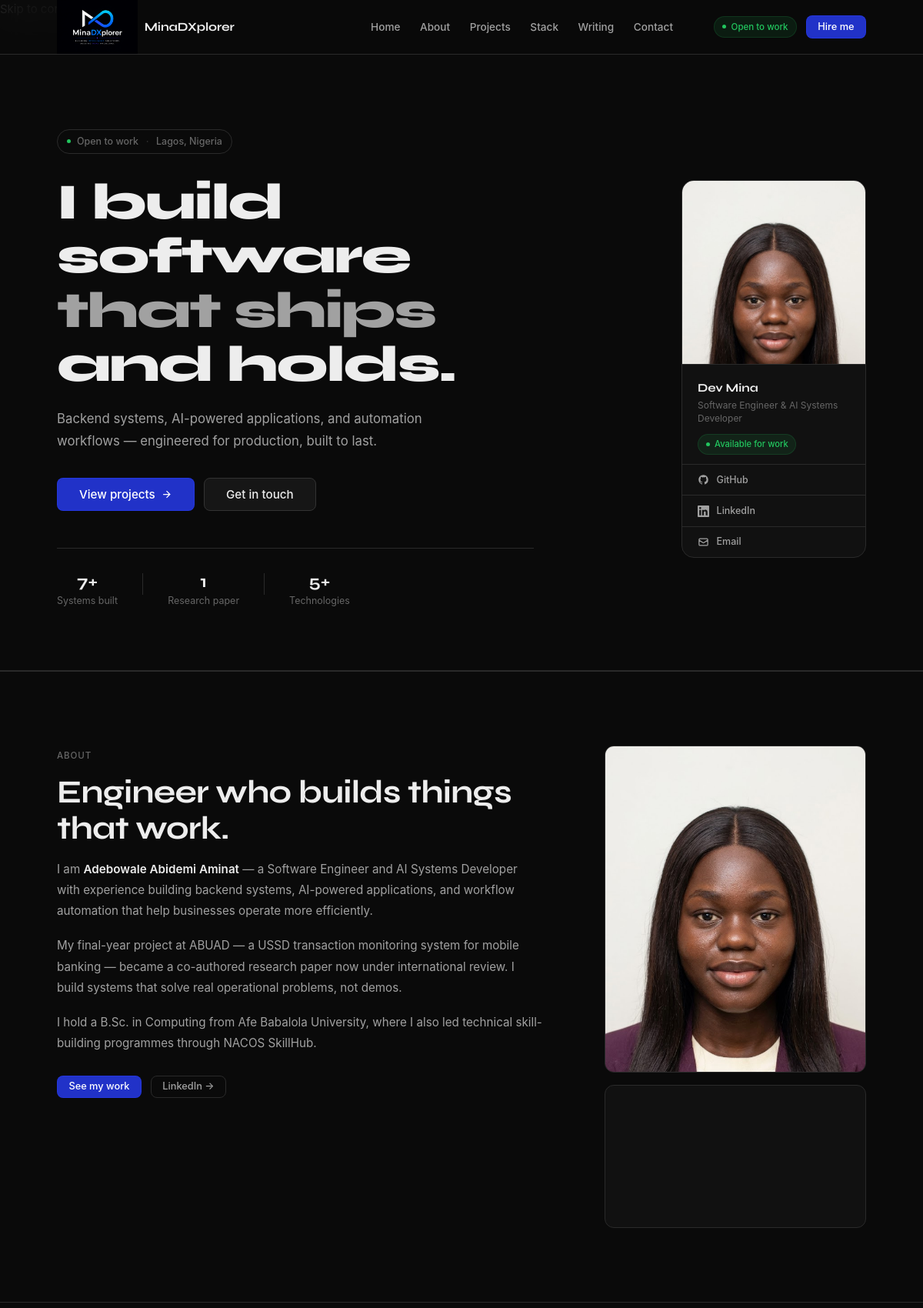
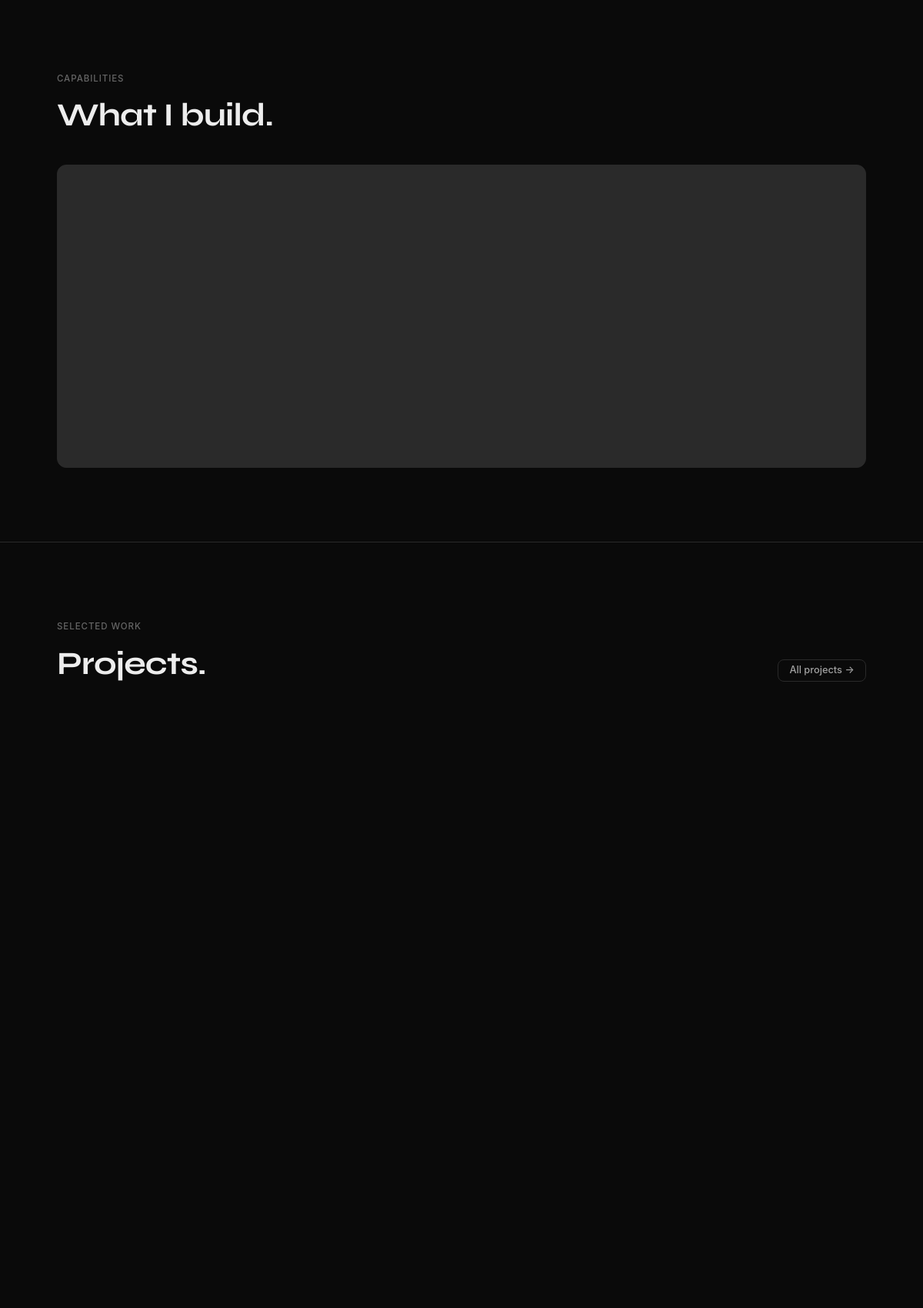
The page / (upper part) on the database its author committed (2 pictures, top to bottom).
### core/models.py (models this page shows, shortened)
class TimeStampedModel(models.Model):
    created_at = models.DateTimeField(auto_now_add=True)
    updated_at = models.DateTimeField(auto_now=True)
    class Meta:
        abstract = True

class SiteConfig(TimeStampedModel):
    brand_name = models.CharField(max_length=60, default='MinaDXplorer',
        help_text='Wordmark shown in nav and footer alongside the logo')
    logo_image = models.ImageField(upload_to='brand/', blank=True, null=True,
        help_text='Your logo image. If blank the default SVG mark is used.')
    site_name = models.CharField(max_length=100, default='Dev Mina')
    tagline = models.CharField(max_length=200, default='Software Engineer & AI Systems Developer')
    hero_headline = models.CharField(max_length=300, default='I build software that makes businesses smarter.')
    hero_subheadline = models.TextField(blank=True)
    about_text = models.TextField(blank=True)
    profile_image = models.ImageField(upload_to='profile/', blank=True, null=True,
        help_text='Profile photo shown in the About section.')
    resume_url = models.URLField(blank=True)
    is_available = models.BooleanField(default=True, help_text='Show "Open to work" badge')
    github_url = models.URLField(blank=True)
    linkedin_url = models.URLField(blank=True)
    twitter_url = models.URLField(blank=True)
    email = models.EmailField(blank=True)
    class Meta:
        verbose_name = 'Site Configuration'
        verbose_name_plural = 'Site Configuration'
    @classmethod
    def get_config(cls):
        obj, _ = cls.objects.get_or_create(pk=1)
        return obj

### core/views.py (the view)
# urls.py: path('', views.HomeView.as_view(), name='home'),
class HomeView(TemplateView):
    template_name = 'core/home.html'
    def get_context_data(self, **kwargs):
        context = super().get_context_data(**kwargs)
        context.update(HomePageService.get_context())
        return context

### core/context_processors.py (called while the page is built)
def site_context(request):
    config = SiteConfig.get_config()
    return {
        'site_config': config,
        'site_name': settings.SITE_NAME,
        'site_url': settings.SITE_URL,
        'debug': settings.DEBUG,
    }

### core/models.py (called while the page is built)
    def date_range(self):
        end = 'Present' if self.is_current else (self.end_date.strftime('%b %Y') if self.end_date else '')
        return f"{self.start_date.strftime('%b %Y')} \u2014 {end}"

### projects/models.py (called while the page is built)
    def get_absolute_url(self):
        from django.urls import reverse
        return reverse('projects:detail', kwargs={'slug': self.slug})

### projects/services.py (called while the page is built)
    @staticmethod
    def get_published():
        return (Project.objects
                .filter(is_published=True)
                .prefetch_related('categories', 'technologies', 'highlights'))

    @staticmethod
    def get_featured():
        return ProjectQueryService.get_published().filter(is_featured=True).order_by('order')

### templates/core/home.html (shortened to what this page needs)
{% extends 'base.html' %}
{% load static %}
{% block content %}
<section class="hero" id="hero">
  <div class="wrap">
    <div class="hero-inner">
      <div class="hero-copy">
        <div class="hero-tag" data-hero>
          {% if config.is_available %}
          <span class="hero-tag-dot"></span>
          Open to work
          <span class="hero-tag-sep">·</span>
          {% endif %}
          Lagos, Nigeria
        </div>
        <h1 class="hero-h1" data-hero>
          I build software<br>
          <em>that ships</em><br>
          and holds.
        </h1>
        <p class="hero-sub" data-hero>
          Backend systems, AI-powered applications, and automation
          workflows — engineered for production, built to last.
        </p>
        <div class="hero-actions" data-hero>
          <a href="/#projects" class="btn btn-primary btn-lg">
            View projects
            <svg width="15" height="15" fill="none" stroke="currentColor" stroke-width="2" viewBox="0 0 24 24"><path d="M5 12h14M12 5l7 7-7 7"/></svg>
          </a>
          <a href="/#contact" class="btn btn-secondary btn-lg">Get in touch</a>
        </div>
        <div class="hero-stats" data-hero>
          <div class="hero-stat">
            <div class="hero-stat-val">7+</div>
            <div class="hero-stat-lbl">Systems built</div>
          </div>
          <div class="hero-stat">
            <div class="hero-stat-val">1</div>
            <div class="hero-stat-lbl">Research paper</div>
          </div>
          <div class="hero-stat">
            <div class="hero-stat-val">5+</div>
            <div class="hero-stat-lbl">Technologies</div>
          </div>
        </div>
      </div>
      <div class="hero-card" data-hero>
        <div class="hero-card-photo">
          {% if config.profile_image %}
            <img src="{{ config.profile_image.url }}" alt="{{ config.site_name }}" class="hero-card-img" />
          {% else %}
            <div class="hero-card-img-placeholder">M</div>
          {% endif %}
        </div>
        <div class="hero-card-body">
          <div class="hero-card-name">{{ config.site_name }}</div>
          <div class="hero-card-role">{{ config.tagline }}</div>
          {% if config.is_available %}
          <div class="hero-card-badge">
            <span class="hero-tag-dot"></span>
            Available for work
          </div>
          {% endif %}
        </div>
        <div class="hero-card-links">
          {% if config.github_url %}
          <a href="{{ config.github_url }}" target="_blank" rel="noopener" class="hero-card-link" aria-label="GitHub">
            GitHub
          </a>
          {% endif %}
          {% if config.linkedin_url %}
          <a href="{{ config.linkedin_url }}" target="_blank" rel="noopener" class="hero-card-link" aria-label="LinkedIn">
            LinkedIn
          </a>
          {% endif %}
          {% if config.email %}
          <a href="mailto:{{ config.email }}" class="hero-card-link" aria-label="Email">
            <svg width="15" height="15" fill="none" stroke="currentColor" stroke-width="2" viewBox="0 0 24 24"><path stroke-linecap="round" stroke-linejoin="round" d="M3 8l7.89 5.26a2 2 0 002.22 0L21 8M5 19h14a2 2 0 002-2V7a2 2 0 00-2-2H5a2 2 0 00-2 2v10a2 2 0 002 2z"/></svg>
            Email
          </a>
          {% endif %}
        </div>
      </div>
    </div>
  </div>
</section>
<div class="divider"></div>
<section class="section" id="about">
  <div class="wrap">
    <div class="about-layout">
      <div>
        <div class="eyebrow">About</div>
        <h2 class="headline">Engineer who builds things that work.</h2>
        <div class="about-body">
          <p>I am <strong>Adebowale Abidemi Aminat</strong> — a Software Engineer and AI Systems Developer with experience building backend systems, AI-powered applications, and workflow automation that help businesses operate more efficiently.</p>
          <p>My final-year project at ABUAD — a USSD transaction monitoring system for mobile banking — became a co-authored research paper now under international review. I build systems that solve real operational problems, not demos.</p>
          <p>I hold a B.Sc. in Computing from Afe Babalola University, where I also led technical skill-building programmes through NACOS SkillHub.</p>
        </div>
        <div class="about-ctas">
          <a href="{% url 'projects:list' %}" class="btn btn-primary btn-sm">See my work</a>
          {% if config.linkedin_url %}<a href="{{ config.linkedin_url }}" target="_blank" rel="noopener" class="btn btn-ghost btn-sm">LinkedIn &rarr;</a>{% endif %}
        </div>
      </div>
      <div class="about-aside">
        {% if config.profile_image %}
          <img src="{{ config.profile_image.url }}" alt="Mina" class="about-photo" />
        {% else %}
          <div class="about-photo-placeholder">No photo uploaded yet</div>
        {% endif %}
        <div class="about-detail-card">
        </div>
      </div>
    </div>
  </div>
</section>
<div class="divider"></div>
<section class="section" id="build">
  <div class="wrap">
    <div class="eyebrow">Capabilities</div>
    <h2 class="headline" style="margin-bottom:2.5rem">What I build.</h2>
    <div class="services-grid">
    </div>
  </div>
</section>
<div class="divider"></div>
<section class="section" id="projects">
  <div class="wrap">
    <div style="display:flex;align-items:flex-end;justify-content:space-between;margin-bottom:2.5rem;flex-wrap:wrap;gap:1rem">
      <div>
        <div class="eyebrow">Selected work</div>
        <h2 class="headline" style="margin-bottom:0">Projects.</h2>
      </div>
      <a href="/projects/" class="btn btn-ghost btn-sm">All projects &rarr;</a>
    </div>
    <div class="projects-list">
    </div>
  </div>
</section>
{% endblock %}

### templates/partials/nav.html (shortened to what this page needs)
{% load static %}
<nav class="site-nav" id="site-nav">
  <div class="nav-inner">
    <a href="/" class="nav-logo" aria-label="{{ site_config.brand_name }} home">
      {% if site_config.logo_image %}
        <img src="{{ site_config.logo_image.url }}" alt="{{ site_config.brand_name }} logo" class="nav-logo-img" />
      {% else %}
        <svg class="nav-logo-svg" viewBox="0 0 28 28" fill="none" xmlns="http://www.w3.org/2000/svg">
          <rect width="28" height="28" rx="6" fill="#4f7cff"/>
          <path d="M6 21V9l8 7 8-7v12" stroke="white" stroke-width="2" stroke-linecap="round" stroke-linejoin="round"/>
        </svg>
      {% endif %}
      <span class="nav-brand">{{ site_config.brand_name }}</span>
    </a>
    <ul class="nav-links" role="list">
      <li><a href="{% url 'core:home' %}" class="nav-link">Home</a></li>
      <li><a href="/#about" class="nav-link">About</a></li>
      <li><a href="{% url 'projects:list' %}" class="nav-link">Projects</a></li>
      <li><a href="/#stack" class="nav-link">Stack</a></li>
      <li><a href="/blog/" class="nav-link">Writing</a></li>
      <li><a href="/#contact" class="nav-link">Contact</a></li>
    </ul>
    <div class="nav-right">
      {% if site_config.is_available %}
      <span class="nav-badge">
        <span class="nav-badge-dot"></span>
        Open to work
      </span>
      {% endif %}
      <a href="/#contact" class="btn btn-primary btn-sm">Hire me</a>
    </div>
  </div>
</nav>

### rows shown on the page
SiteConfig: logo_image (picture), brand_name "MinaDXplorer", profile_image (picture), site_name "Dev Mina", tagline "Software Engineer & AI Systems Developer"
